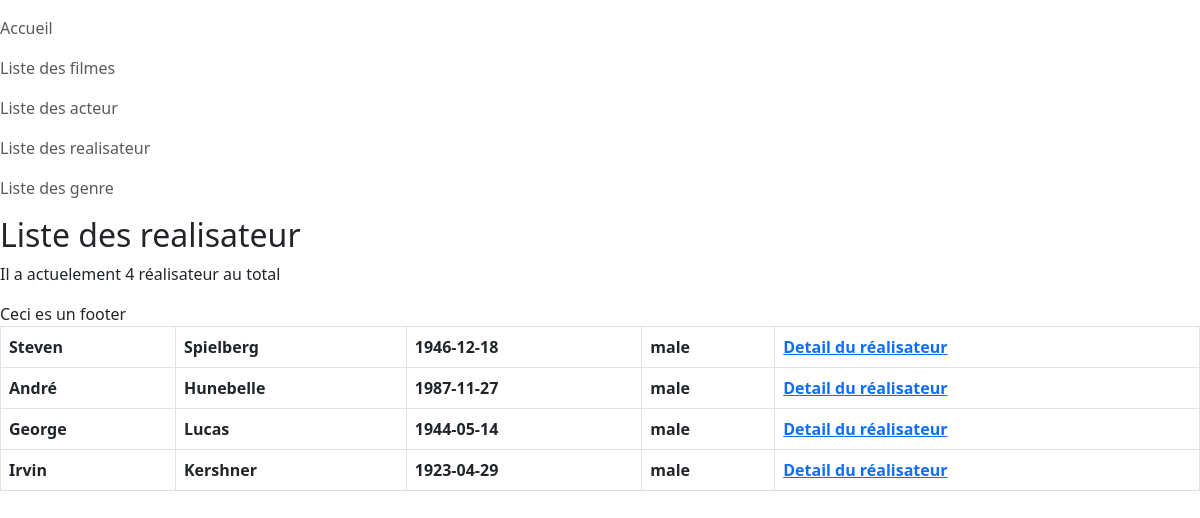
Page /index.php?action=listeDirectors on the committed database.
### tables this page shows
CREATE TABLE `realisateur` (
  `id_director` int(11) NOT NULL,
  `id_human` int(11) NOT NULL
);

CREATE TABLE `human` (
  `id_human` int(11) NOT NULL,
  `first_name` varchar(50) DEFAULT NULL,
  `last_name` varchar(50) DEFAULT NULL,
  `birthdate` date DEFAULT NULL,
  `sex` varchar(50) DEFAULT NULL,
  `photo` varchar(255) DEFAULT NULL
);

### controleurs/HumansController.php (called while the page is built, shortened)
<?php
require_once "bdd/DAO.php";
class HumansController
{
    public function findAllDirector()
    {
        $dao = new DAO;
        $sql = "SELECT r.id_director, h.first_name, h.last_name, h.birthdate, h.sex FROM `realisateur` r JOIN human h ON h.id_human = r.id_human; ";
        $directors= $dao->executerRequete($sql);
        require_once"views/director/listeDirectors.php";
    }
}
?>

### bdd/DAO.php (called while the page is built, shortened)
 <?php class DAO
 {
    private $bdd;
    public function __construct()
    {
        $this->bdd = new PDO('mysql:host=localhost;dbname=cinema;charset=utf8', 'root', '');}
    public function executerRequete($sql, $params = NULL){
        if ($params == NULL)
        {
        $resultat = $this->bdd->query($sql);
        }
        else
        {
            $resultat = $this->bdd->prepare($sql);
            $resultat->execute($params);
        }
            return $resultat;
    }
}

### views/director/listeDirectors.php (the view, shortened to what this page needs)
<h2>Liste des realisateur</h2>
<p>Il a actuelement <?= $directors->rowCount()?> réalisateur au total</p>
<table class="table table-bordered">
<?php
while ($director = $directors->fetch())
{ ?>
    <tr>
        <th><?=$director["first_name"];?></th>
        <th><?=$director["last_name"];?></th>
        <th><?=$director["birthdate"];?></th>
        <th><?=$director["sex"];?></th>
        <th><a href="index.php?action=detailDirector&id=<?=$director["id_director"]?>">Detail du réalisateur </a></th>
    </tr>
<?php
}
?>
<?php
require_once "./views/template.php";
?>

### rows in the picture
realisateur: id_human.first_name "Steven", id_human.last_name "Spielberg", id_human.birthdate "1946-12-18", id_human.sex "male"
realisateur: id_human.first_name "André", id_human.last_name "Hunebelle", id_human.birthdate "1987-11-27", id_human.sex "male"
realisateur: id_human.first_name "George", id_human.last_name "Lucas", id_human.birthdate "1944-05-14", id_human.sex "male"
realisateur: id_human.first_name "Irvin", id_human.last_name "Kershner", id_human.birthdate "1923-04-29", id_human.sex "male"

### other values in the picture
$directors->rowCount() "4"
